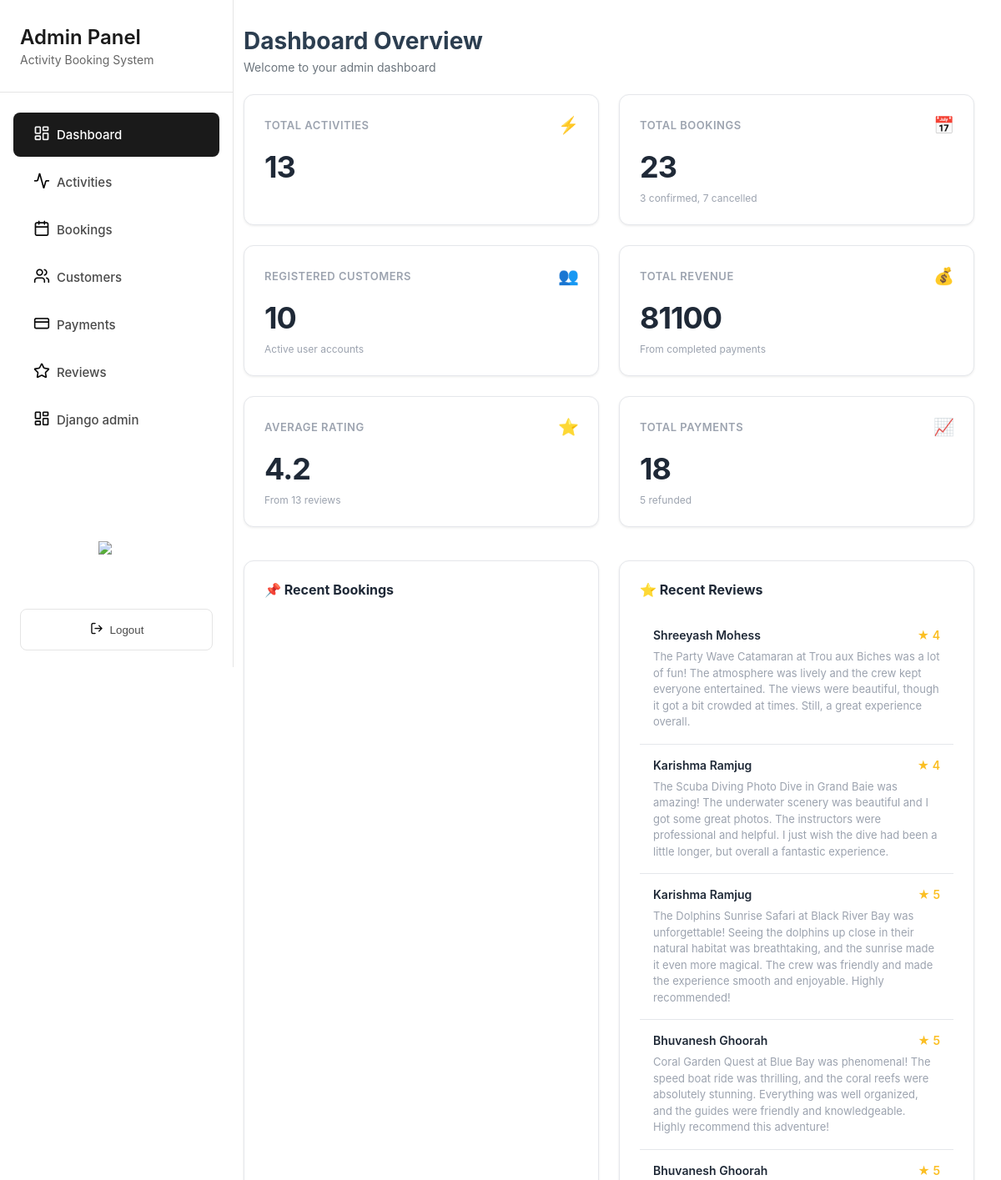
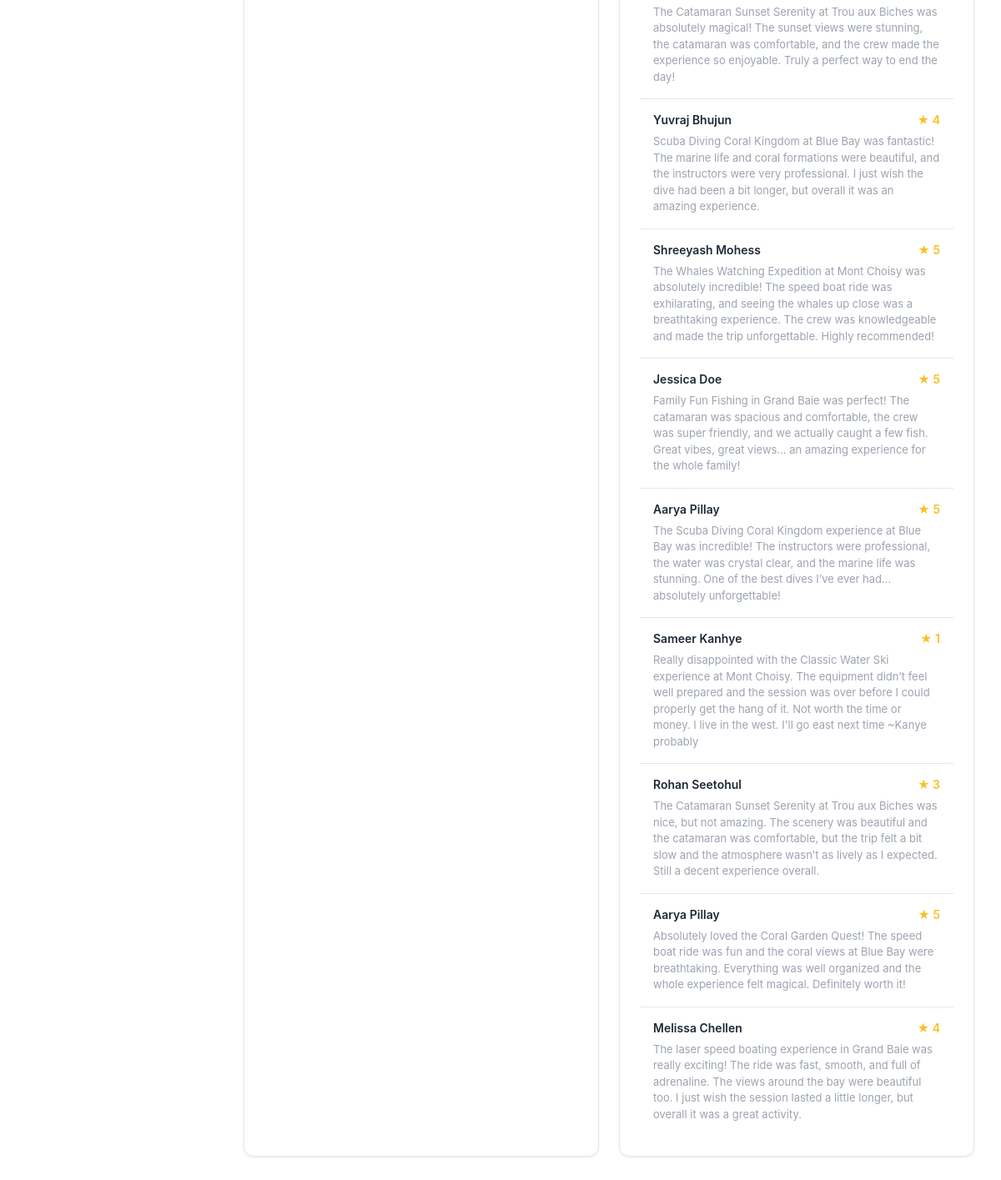
Page /grandblue/admin/dashboard/ (signed in) on the committed database (2 pictures, top to bottom).
### merger/models.py (models this page shows, shortened)
class BookingReview(models.Model):
    booking = models.OneToOneField(Booking, related_name="review", on_delete=models.CASCADE)
    customer = models.ForeignKey(User, related_name="reviews", on_delete=models.CASCADE)
    rating = models.PositiveSmallIntegerField(help_text="1-5")
    comment = models.TextField(blank=True)
    is_deleted = models.BooleanField(default=False)
    created_at = models.DateTimeField(auto_now_add=True)
    class Meta:
        ordering = ["-created_at"]
        constraints = [
            models.CheckConstraint(
                check=models.Q(rating__gte=1, rating__lte=5),
                name="bookingreview_rating_between_1_and_5",
            ),
        ]
        indexes = [models.Index(fields=["customer", "created_at"])]

class User(AbstractUser):
    email = models.EmailField(blank=True, unique=True)
    date_joined = models.DateTimeField(default=timezone.now)
    phone = models.CharField(max_length=20, blank=True)
    total_bookings = models.PositiveIntegerField(default=0)
    total_spent = models.DecimalField(max_digits=10, decimal_places=2, default=0.00)
    USERNAME_FIELD = 'email'
    REQUIRED_FIELDS = []
    class Meta:
        ordering = ['email']

### merger/shared_views.py (the view)
# urls.py: path('admin/dashboard/', DashboardView.as_view(), name='dashboard'),
class DashboardView(LoginRequiredMixin, StaffRequiredMixin, TemplateView):
    template_name = 'admin_dashboard.html'
    def get_context_data(self, **kwargs):
        context = super().get_context_data(**kwargs)
        stats = Booking.objects.aggregate(
            cancelled=Count('id', filter=Q(status='CANCELLED')),
            confirmed=Count('id', filter=Q(status='CONFIRMED')),
            completed=Count('id', filter=Q(status='COMPLETED')),
        )
        avg_rating = BookingReview.objects.exclude(is_deleted=True).aggregate(average=Avg('rating'))['average'] or 0
        context.update({
            'active_class': "dashboard",
            'cancelled_booking': stats['cancelled'],
            'confirmed_booking': stats['confirmed'],
            'total_booking': stats['cancelled'] + stats['confirmed'] + stats['completed'],
            'total_activities': Activity.objects.count(),
            'registered_customers': User.objects.filter(is_staff=False, is_superuser=False).count(),
            'total_revenue': (
            Payment.objects
            .filter(status="PAID")
            .aggregate(total=Sum("amount"))['total'] or 0
            ),
            'average_rating': round(avg_rating, 1) if avg_rating else 0,
            'total_reviews': BookingReview.objects.exclude(is_deleted=True).aggregate(total=Count('id'))['total'] or 0,
            'total_paid': Payment.objects.filter(status='PAID').count(),
            'total_refunded': Payment.objects.filter(status='REFUNDED').count(),
            'bookings': Booking.objects.select_related('customer').filter(
                created_at__month=timezone.now().month
            ).order_by('-created_at')[:15],
            'reviews': BookingReview.objects.exclude(is_deleted=True).select_related('customer').order_by('-created_at')[:15],
        })
        return context

### merger/shared_views.py (called while the page is built)
    def test_func(self):
        return self.request.user.is_staff

### merger/templates/admin_dashboard.html (shortened to what this page needs)
{% extends 'admin_sidebar.html' %}
{% load static %}
{% block extra_css %}
<link rel="stylesheet" href="{% static 'css/admin_dashboard.css' %}">
{% endblock %}
{% block content %}
<div class="page-header">
    <h1 class="page-title">Dashboard Overview</h1>
    <p class="page-subtitle">Welcome to your admin dashboard</p>
</div>
<div class="stats-container dashboard-grid">
    <div class="stat-card metric-card">
        <div class="metric-header">
            <span class="metric-title">Total Activities</span>
            <span class="metric-icon">⚡</span>
        </div>
        <div class="metric-value">{{ total_activities }}</div>
    </div>
    <div class="stat-card metric-card">
        <div class="metric-header">
            <span class="metric-title">Total Bookings</span>
            <span class="metric-icon">📅</span>
        </div>
        <div class="metric-value">{{ total_booking }}</div>
        <div class="metric-desc">{{ confirmed_booking }} confirmed, {{ cancelled_booking }} cancelled</div>
    </div>
    <div class="stat-card metric-card">
        <div class="metric-header">
            <span class="metric-title">Registered Customers</span>
            <span class="metric-icon">👥</span>
        </div>
        <div class="metric-value">{{ registered_customers }}</div>
        <div class="metric-desc">Active user accounts</div>
    </div>
    <div class="stat-card metric-card">
        <div class="metric-header">
            <span class="metric-title">Total Revenue</span>
            <span class="metric-icon">💰</span>
        </div>
        <div class="metric-value">{{ total_revenue }}</div>
        <div class="metric-desc">From completed payments</div>
    </div>
    <div class="stat-card metric-card">
        <div class="metric-header">
            <span class="metric-title">Average Rating</span>
            <span class="metric-icon">⭐</span>
        </div>
        <div class="metric-value">{{ average_rating }}</div>
        <div class="metric-desc">From {{ total_reviews }} reviews</div>
    </div>
    <div class="stat-card metric-card">
        <div class="metric-header">
            <span class="metric-title">Total Payments</span>
            <span class="metric-icon">📈</span>
        </div>
        <div class="metric-value">{{ total_paid }}</div>
        <div class="metric-desc">{{ total_refunded }} refunded</div>
    </div>
</div>
<div class="section-grid">
    <section class="section">
        <h2 class="section-title">📌 Recent Bookings</h2>
    </section>
    <section class="section">
        <h2 class="section-title">⭐ Recent Reviews</h2>
        {% for review in reviews %}
            <div class="review-item">
                <div class="review-header">
                    <div class="review-name">{{ review.customer.first_name }} {{ review.customer.last_name }}</div>
                    <div class="review-rating">★ {{ review.rating }}</div>
                </div>
                <div class="review-text">{{ review.comment }}</div>
            </div>
        {% endfor %}
    </section>
</div>
{% endblock %}

### merger/static/css/dark_mode.css (style rules this page uses)
:root { --bg-primary: #ffffff; --bg-secondary: #f8f9fa; --bg-tertiary: #e9ecef; --text-primary: #000000; --text-secondary: #333333; --text-muted: #666666; --border-color: #dee2e6; --card-bg: #ffffff; --input-bg: #ffffff; --shadow-color: rgba(0, 0, 0, 0.1); }

### merger/static/css/admin_sidebar.css (style rules this page uses)
* { margin: 0; padding: 0; box-sizing: border-box; }
body { font-family: -apple-system, BlinkMacSystemFont, 'Segoe UI', Roboto, Oxygen, Ubuntu, Cantarell, sans-serif; background-color: #f5f5f5; display: flex; min-height: 100vh; }

### merger/static/css/admin_dashboard.css (style rules this page uses)
* { box-sizing: border-box; }
body { margin: 0; font-family: -apple-system, BlinkMacSystemFont, "Segoe UI", Roboto, Arial, sans-serif; color: #2c3e50; background: #ffffff; }
.page-header { margin-bottom: 24px; }
.page-title { font-size: 28px; font-weight: 700; margin: 0 0 6px; color: #2c3e50; }
.page-subtitle { font-size: 14px; color: #6c757d; }
:root { --primary-dark: #1a1a1a; --primary-light: #f8f9fa; --text-dark: #1f2937; --text-light: #9ca3af; --border-color: #e5e7eb; --success-color: #10b981; --danger-color: #ef4444; --warning-color: #f59e0b; --info-color: #3b82f6; --accent-teal: #14b8a6; --accent-purple: #a855f7; }
.dashboard-grid { display: grid; grid-template-columns: repeat(auto-fit, minmax(280px, 1fr)); gap: 24px; margin-bottom: 40px; }
.metric-card { background: white; border-radius: 12px; padding: 24px; border: 1px solid var(--border-color); box-shadow: 0 1px 3px rgba(0, 0, 0, 0.08); transition: all 0.3s cubic-bezier(0.4, 0, 0.2, 1); position: relative; overflow: hidden; }
.metric-card::before { content: ''; position: absolute; top: 0; left: 0; right: 0; height: 3px; background: linear-gradient(90deg, var(--accent-teal), var(--accent-purple)); transform: scaleX(0); transition: transform 0.3s ease; transform-origin: left; }
.metric-header { display: flex; justify-content: space-between; align-items: center; margin-bottom: 16px; }
.metric-title { font-size: 13px; color: var(--text-light); text-transform: uppercase; letter-spacing: 0.5px; font-weight: 600; }
.metric-icon { width: 24px; height: 24px; font-size: 20px; animation: float 3s ease-in-out infinite; }
.metric-value { font-size: 36px; font-weight: 700; color: var(--text-dark); margin-bottom: 8px; letter-spacing: -1px; }
.metric-desc { font-size: 12px; color: var(--text-light); }
.section-grid { display: grid; grid-template-columns: 1fr 1fr; gap: 24px; }
.section { background: white; border-radius: 12px; padding: 24px; border: 1px solid var(--border-color); box-shadow: 0 1px 3px rgba(0, 0, 0, 0.08); }
.section-title { font-size: 16px; font-weight: 700; color: var(--text-dark); margin-bottom: 20px; display: flex; align-items: center; gap: 8px; }
.review-item { padding: 16px; border-bottom: 1px solid var(--border-color); transition: all 0.3s ease; }
.review-item:last-child { border-bottom: none; }
.review-header { display: flex; justify-content: space-between; align-items: flex-start; margin-bottom: 8px; }
.review-name { font-weight: 600; color: var(--text-dark); font-size: 14px; }
.review-rating { font-size: 14px; color: #fbbf24; font-weight: 600; }
.review-text { font-size: 13px; color: var(--text-light); line-height: 1.5; word-break: break-word; overflow-wrap: break-word; }

### rows in the picture
BookingReview: customer.first_name "Shreeyash", customer.last_name "Mohess", rating "4", comment "The Party Wave Catamaran at Trou aux Biches was a lot of fun! The atmosphere was lively and the crew kept everyone entertained. The views were beautiful, though it got a bit crowded at times. Still, a great experience overall."
BookingReview: customer.first_name "Karishma", customer.last_name "Ramjug", rating "4", comment "The Scuba Diving Photo Dive in Grand Baie was amazing! The underwater scenery was beautiful and I got some great photos. The instructors were professional and helpful. I just wish the dive had been a little longer, but overall a fantastic experience."
BookingReview: customer.first_name "Karishma", customer.last_name "Ramjug", rating "5", comment "The Dolphins Sunrise Safari at Black River Bay was unforgettable! Seeing the dolphins up close in their natural habitat was breathtaking, and the sunrise made it even more magical. The crew was friendly and made the experience smooth and enjoyable. Highly recommended!"
BookingReview: customer.first_name "Bhuvanesh", customer.last_name "Ghoorah", rating "5", comment "Coral Garden Quest at Blue Bay was phenomenal! The speed boat ride was thrilling, and the coral reefs were absolutely stunning. Everything was well organized, and the guides were friendly and knowledgeable. Highly recommend this adventure!"
BookingReview: customer.first_name "Bhuvanesh", customer.last_name "Ghoorah", rating "5", comment "The Catamaran Sunset Serenity at Trou aux Biches was absolutely magical! The sunset views were stunning, the catamaran was comfortable, and the crew made the experience so enjoyable. Truly a perfect way to end the day!"
BookingReview: customer.first_name "Yuvraj", customer.last_name "Bhujun", rating "4", comment "Scuba Diving Coral Kingdom at Blue Bay was fantastic! The marine life and coral formations were beautiful, and the instructors were very professional. I just wish the dive had been a bit longer, but overall it was an amazing experience."
BookingReview: customer.first_name "Shreeyash", customer.last_name "Mohess", rating "5", comment "The Whales Watching Expedition at Mont Choisy was absolutely incredible! The speed boat ride was exhilarating, and seeing the whales up close was a breathtaking experience. The crew was knowledgeable and made the trip unforgettable. Highly recommended!"
BookingReview: customer.first_name "Jessica", customer.last_name "Doe", rating "5", comment "Family Fun Fishing in Grand Baie was perfect! The catamaran was spacious and comfortable, the crew was super friendly, and we actually caught a few fish. Great vibes, great views... an amazing experience for the whole family!"
BookingReview: customer.first_name "Aarya", customer.last_name "Pillay", rating "5", comment "The Scuba Diving Coral Kingdom experience at Blue Bay was incredible! The instructors were professional, the water was crystal clear, and the marine life was stunning. One of the best dives I’ve ever had... absolutely unforgettable!"
BookingReview: customer.first_name "Sameer", customer.last_name "Kanhye", rating "1", comment "Really disappointed with the Classic Water Ski experience at Mont Choisy. The equipment didn’t feel well prepared and the session was over before I could properly get the hang of it. Not worth the time or money. I live in the west. I'll go east next time ~Kanye probably"
BookingReview: customer.first_name "Rohan", customer.last_name "Seetohul", rating "3", comment "The Catamaran Sunset Serenity at Trou aux Biches was nice, but not amazing. The scenery was beautiful and the catamaran was comfortable, but the trip felt a bit slow and the atmosphere wasn’t as lively as I expected. Still a decent experience overall."
BookingReview: customer.first_name "Aarya", customer.last_name "Pillay", rating "5", comment "Absolutely loved the Coral Garden Quest! The speed boat ride was fun and the coral views at Blue Bay were breathtaking. Everything was well organized and the whole experience felt magical. Definitely worth it!"
BookingReview: customer.first_name "Melissa", customer.last_name "Chellen", rating "4", comment "The laser speed boating experience in Grand Baie was really exciting! The ride was fast, smooth, and full of adrenaline. The views around the bay were beautiful too. I just wish the session lasted a little longer, but overall it was a great activity."

### other values in the picture
{{ total_activities }} "13"
{{ total_booking }} "23"
{{ confirmed_booking }} "3"
{{ cancelled_booking }} "7"
{{ registered_customers }} "10"
{{ total_revenue }} "81100"
{{ average_rating }} "4.2"
{{ total_reviews }} "13"
{{ total_paid }} "18"
{{ total_refunded }} "5"
